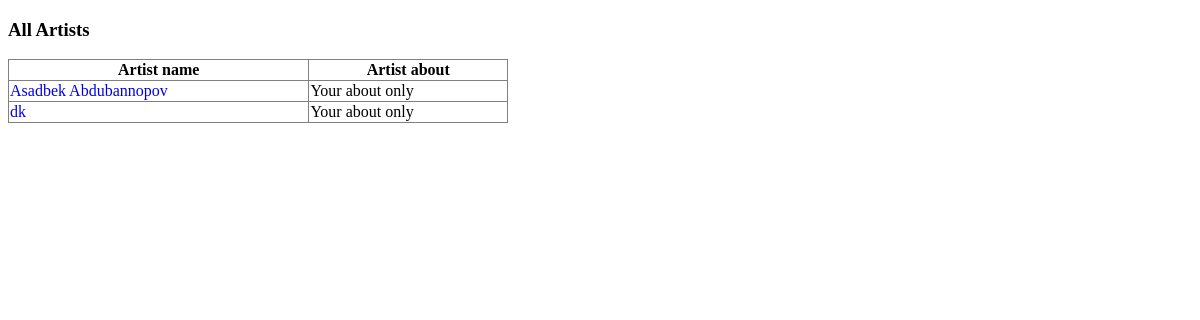
The app's page /artist/, older data.
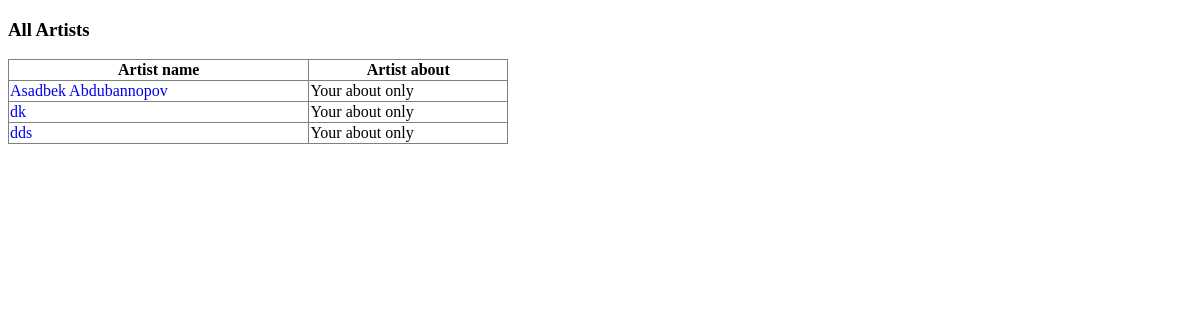
The same page, newer data.
### app1/models.py (models this page shows, shortened)
class Artist(models.Model):
    gender_a = (
        ('male', 'Male'),
        ('female','Female'),
        ('other','Other')
    )
    profile_img = models.FileField(blank=True, null=True, upload_to='media/images')
    name = models.CharField(max_length=50)
    gender = models.CharField(max_length=16,choices=gender_a)
    age = models.PositiveSmallIntegerField(default=25)
    email = models.EmailField(default='example@gmail.com', blank=True, null=True)
    phone = models.CharField(max_length=19)
    about = models.TextField(default="Your about only", blank=True, null=True)
    address = models.CharField(max_length=300)

### app1/views.py (the view)
# urls.py: path('artist/', artist_url),
def artist_url(request):
    data = {
        'data_artist': Artist.objects.all()
    }
    return render(request, 'artist.html', data)

### Template/artist.html (shortened to what this page needs)
<!DOCTYPE html>
<html lang="en">
<head>
</head>
<body>
    <h3>All Artists</h3>
    <table border="1px solid black" style="border-collapse:collapse; width: 500px;">
        <thead>
            <th>
                Artist name
            </th>
            <th>
                Artist about
            </th>
        </thead>
        <tbody>
            {%for i in data_artist%}
            <td>
                <a style="text-decoration:none;" href="/artist_about/{{i.id}}">
                    {{i.name}}
                </a>
            </td>
            <td>
                {{i.about}}
            </td>
        </tbody>
            {%endfor%}
    </table>
</body>
</html>

Row changes from the older to the newer data that the page shows:
added Artist: name "dds", about "Your about only"
